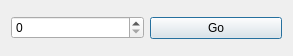
<?xml version="1.0" encoding="UTF-8"?>
<ui version="4.0">
 <class>Dialog</class>
 <widget class="QDialog" name="Dialog">
  <property name="geometry">
   <rect>
    <x>0</x>
    <y>0</y>
    <width>293</width>
    <height>56</height>
   </rect>
  </property>
  <property name="windowTitle">
   <string>Dialog</string>
  </property>
  <layout class="QHBoxLayout" name="horizontalLayout">
   <item>
    <widget class="QSpinBox" name="spinBox"/>
   </item>
   <item>
    <widget class="QPushButton" name="pushButton">
     <property name="text">
      <string>Go</string>
     </property>
    </widget>
   </item>
  </layout>
 </widget>
 <layoutdefault spacing="6" margin="11"/>
 <resources/>
 <connections/>
</ui>
